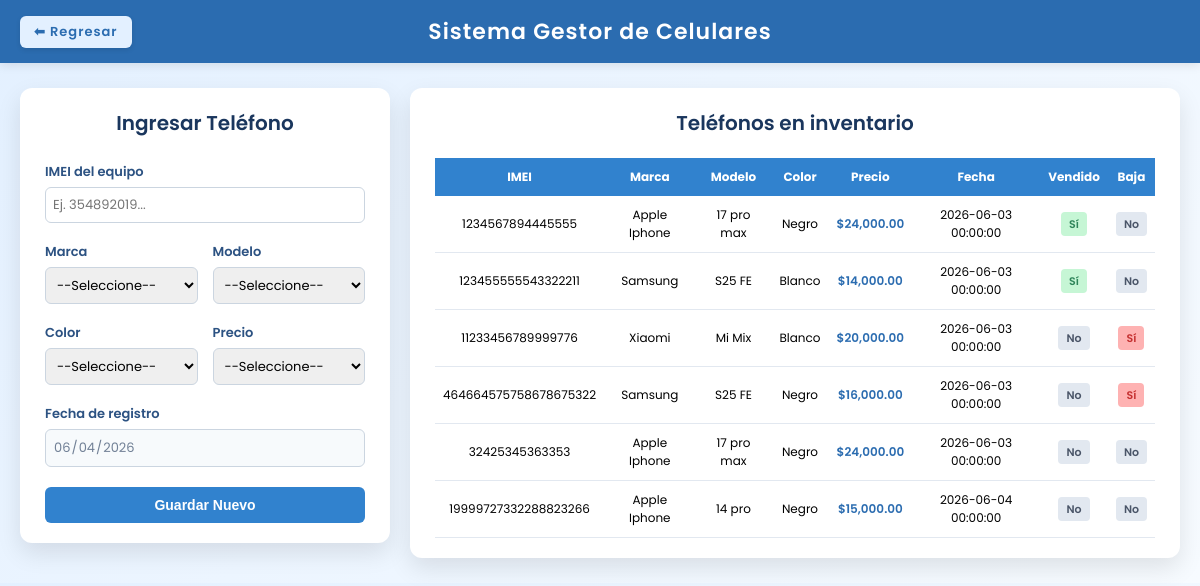
Page /tiendaCelulares/controlador/consultarTelefono.php on the committed database.
### tables this page shows
CREATE TABLE `telefonos` (
  `id` int NOT NULL,
  `id_marca` int NOT NULL,
  `id_modelo` int NOT NULL,
  `imei` varchar(50) NOT NULL DEFAULT '',
  `id_color` int NOT NULL,
  `id_precio` int NOT NULL,
  `fecha_registro` datetime NOT NULL DEFAULT CURRENT_TIMESTAMP,
  `vendido` tinyint NOT NULL DEFAULT (0),
  `baja` tinyint NOT NULL DEFAULT (0)
);

CREATE TABLE `marcas` (
  `id_marca` int NOT NULL,
  `nombre` varchar(20) NOT NULL
);

CREATE TABLE `modelos` (
  `id` int NOT NULL,
  `nombre` varchar(20) NOT NULL,
  `id_marca` int DEFAULT NULL
);

CREATE TABLE `colores` (
  `id` int NOT NULL,
  `nombre` varchar(50) NOT NULL DEFAULT ''
);

CREATE TABLE `precios` (
  `id` int NOT NULL,
  `id_marca` int NOT NULL,
  `id_modelo` int NOT NULL,
  `id_color` int NOT NULL,
  `precio_inicial` float NOT NULL,
  `precio_final` float NOT NULL
);

### tiendaCelulares/controlador/consultarTelefono.php (called while the page is built, shortened)
<?php
$database = new Conexion();
$db = $database->conectar();
$sqlTelefonos = "SELECT
            telefonos.id AS id_telefono,
            telefonos.imei,
            telefonos.id_marca,
            telefonos.id_modelo,
            telefonos.id_color,
            telefonos.id_precio,
            telefonos.fecha_registro,
            telefonos.vendido,
            telefonos.baja,
            marcas.nombre AS nombre_marca,
            modelos.nombre AS nombre_modelo,
            colores.nombre AS nombre_color,
            precios.precio_final
        FROM telefonos
        INNER JOIN marcas ON telefonos.id_marca = marcas.id_marca
        INNER JOIN modelos ON telefonos.id_modelo = modelos.id
        INNER JOIN colores ON telefonos.id_color = colores.id
        INNER JOIN precios ON telefonos.id_precio = precios.id
        ";
$stmt = $db->prepare($sqlTelefonos);
$stmt->execute();
$telefonos_registrados = $stmt->fetchAll(PDO::FETCH_ASSOC);
require_once "../vista/registrarTelefono.php";
?>

### tiendaCelulares/vista/registrarTelefono.php (the view, shortened to what this page needs)
<!DOCTYPE html>
<html lang="es">
<head>
</head>
<body>
    <div class="header">
        <a href="../index.php" class="btn-regresar">⬅ Regresar</a>
        Sistema Gestor de Celulares
    </div>
    <div class="main-container">
        <div class="container">
            <div class="title" id="tituloFormulario">Ingresar Teléfono</div>
            <form action="../controlador/guardarTelefono.php" method="POST" id="formTelefonos">
                <div class="form-grid">
                    <div class="full">
                        <label>IMEI del equipo</label>
                        <input type="text" name="imei" id="inputImei" required placeholder="Ej. 354892019...">
                    </div>
                    <div>
                        <label>Marca</label>
                        <select name="id_marca" id="selectMarca" required>
                            <option value="">--Seleccione--</option>
                        </select>
                    </div>
                    <div>
                        <label>Modelo</label>
                        <select name="id_modelo" id="selectModelo" required>
                            <option value="">--Seleccione--</option>
                        </select>
                    </div>
                    <div>
                        <label>Color</label>
                        <select name="id_color" id="selectColor" required>
                            <option value="">--Seleccione--</option>
                        </select>
                    </div>
                    <div>
                        <label>Precio</label>
                        <select name="id_precio" id="selectPrecio" required>
                            <option value="">--Seleccione--</option>
                        </select>
                    </div>
                    <div class="full">
                        <label>Fecha de registro</label>
                        <input type="date" name="fecha_registro" id="inputFecha" value="<?= date('Y-m-d'); ?>" readonly required>
                    </div>
                    <div class="full botones-container">
                        <button type="submit" name="accion" value="guardar" id="btnGuardar" class="btn-guardar">Guardar Nuevo</button>
                    </div>
                </div>
            </form>
        </div>
        <div class="container table-container">
            <div class="title">Teléfonos en inventario</div>
            <?php if(!empty($telefonos_registrados)): ?>
            <table>
                <thead>
                    <tr>
                        <th>IMEI</th>
                        <th>Marca</th>
                        <th>Modelo</th>
                        <th>Color</th>
                        <th>Precio</th>
                        <th>Fecha</th>
                        <th>Vendido</th>
                        <th>Baja</th>
                    </tr>
                </thead>
                <tbody>
                    <?php foreach($telefonos_registrados as $fila): ?>
                    <tr onclick="cargarDatos(
                        '<?= $fila['id_telefono'] ?>',
                        '<?= $fila['imei'] ?>',
                        '<?= $fila['id_marca'] ?>',
                        '<?= $fila['id_modelo'] ?>',
                        '<?= $fila['id_color'] ?>',
                        '<?= $fila['id_precio'] ?>',
                        '<?= $fila['fecha_registro'] ?>'
                    )">
                        <td><?= $fila['imei'] ?></td>
                        <td><?= $fila['nombre_marca'] ?></td>
                        <td><?= $fila['nombre_modelo'] ?></td>
                        <td><?= $fila['nombre_color'] ?></td>
                        <td style="font-weight: 600; color: #2b6cb0;">
                            $<?= isset($fila['precio_final']) ? number_format($fila['precio_final'], 2) : '0.00' ?>
                        </td>
                        <td><?= $fila['fecha_registro'] ?></td>
                        <td>
                            <?php if(isset($fila['vendido']) && $fila['vendido'] == 1): ?>
                                <span class="badge badge-vendido">Sí</span>
                            <?php else: ?>
                                <span class="badge badge-no">No</span>
                            <?php endif; ?>
                        </td>
                        <td>
                            <?php if(isset($fila['baja']) && $fila['baja'] == 1): ?>
                                <span class="badge badge-si">Sí</span>
                            <?php else: ?>
                                <span class="badge badge-no">No</span>
                            <?php endif; ?>
                        </td>
                    </tr>
                    <?php endforeach; ?>
                </tbody>
            </table>
            <?php else: ?>
                <p class="mensaje">Aún no hay teléfonos registrados.</p>
            <?php endif; ?>
        </div>
    </div>
</body>
</html>

### tiendaCelulares/vista/registrarTelefono.php (style rules this page uses)
body { font-family: 'Poppins', sans-serif; background: linear-gradient(135deg, #e3f0ff, #f7fbff); margin: 0; padding: 0; }
.header { position: relative; background: #2b6cb0; color: white; padding: 15px; text-align: center; font-size: 22px; font-weight: 600; letter-spacing: 1px; box-shadow: 0 2px 10px rgba(0,0,0,0.1); }
.btn-regresar { position: absolute; left: 20px; top: 50%; transform: translateY(-50%); background: #e3f0ff; color: #2b6cb0; text-decoration: none; padding: 6px 14px; border-radius: 6px; font-size: 13px; font-weight: 600; transition: all 0.25s ease; box-shadow: 0 2px 5px rgba(0,0,0,0.1); }
.main-container { display: flex; justify-content: center; align-items: flex-start; gap: 20px; margin: 25px 20px; flex-wrap: wrap; }
.container { background: #ffffff; width: 320px; padding: 20px 25px; border-radius: 12px; box-shadow: 0 10px 25px rgba(0,0,0,0.1); }
.table-container { width: auto; flex: 1; min-width: 650px; max-width: 950px; }
.title { font-size: 20px; font-weight: 600; color: #1a365d; margin-bottom: 20px; text-align: center; }
.form-grid { display: grid; grid-template-columns: 1fr 1fr; gap: 15px; }
.full { grid-column: span 2; }
label { font-size: 13px; color: #2c5282; font-weight: 600; }
input, select { width: 100%; padding: 7px; border-radius: 6px; border: 1px solid #cbd5e0; outline: none; font-family: 'Poppins', sans-serif; margin-top: 4px; box-sizing: border-box; font-size: 13px; }
input[readonly] { background-color: #f7fafc; color: #718096; cursor: not-allowed; }
button { color: white; border: none; padding: 10px; border-radius: 6px; cursor: pointer; font-size: 14px; transition: all 0.25s ease; width: 100%; margin-top: 5px; font-weight: 600; }
.btn-guardar { background: #3182ce; }
.botones-container { display: flex; gap: 10px; flex-wrap: wrap; }
table { width: 100%; border-collapse: collapse; font-size: 12px; }
th { background: #3182ce; color: white; padding: 10px 8px; }
td { padding: 10px 8px; text-align: center; border-bottom: 1px solid #e2e8f0; }
.badge { padding: 4px 8px; border-radius: 4px; font-size: 11px; font-weight: 600; }
.badge-no { background-color: #e2e8f0; color: #4a5568; }
.badge-si { background-color: #feb2b2; color: #c53030; }
.badge-vendido { background-color: #c6f6d5; color: #2f855a; }

### rows in the picture
telefonos: imei "1234567894445555", id_marca.nombre "Apple Iphone", id_modelo.nombre "17 pro max", id_color.nombre "Negro", id_precio.precio_final "24,000.00", fecha_registro "2026-06-03 00:00:00", vendido "Sí", baja "No"
telefonos: imei "123455555543322211", id_marca.nombre "Samsung", id_modelo.nombre "S25 FE", id_color.nombre "Blanco", id_precio.precio_final "14,000.00", fecha_registro "2026-06-03 00:00:00", vendido "Sí", baja "No"
telefonos: imei "11233456789999776", id_marca.nombre "Xiaomi", id_modelo.nombre "Mi Mix", id_color.nombre "Blanco", id_precio.precio_final "20,000.00", fecha_registro "2026-06-03 00:00:00", vendido "No", baja "Sí"
telefonos: imei "464664575758678675322", id_marca.nombre "Samsung", id_modelo.nombre "S25 FE", id_color.nombre "Negro", id_precio.precio_final "16,000.00", fecha_registro "2026-06-03 00:00:00", vendido "No", baja "Sí"
telefonos: imei "32425345363353", id_marca.nombre "Apple Iphone", id_modelo.nombre "17 pro max", id_color.nombre "Negro", id_precio.precio_final "24,000.00", fecha_registro "2026-06-03 00:00:00", vendido "No", baja "No"
telefonos: imei "19999727332288823266", id_marca.nombre "Apple Iphone", id_modelo.nombre "14 pro", id_color.nombre "Negro", id_precio.precio_final "15,000.00", fecha_registro "2026-06-04 00:00:00", vendido "No", baja "No"
